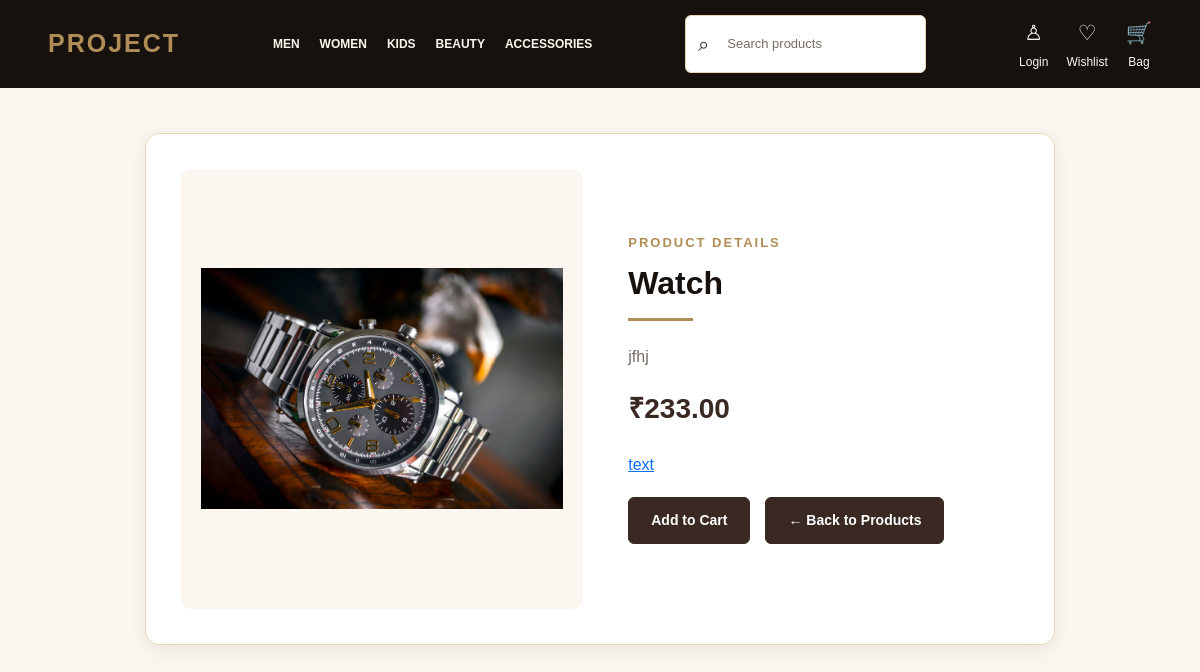
The page /product/14/ on the database its author committed.
### shopapp/models.py (models this page shows, shortened)
class Product(models.Model):
    seller=models.ForeignKey(CustomUser,on_delete=models.CASCADE)
    category=models.ForeignKey(Category,on_delete=models.CASCADE)
    name=models.CharField(max_length=100)
    description=models.TextField()
    price=models.DecimalField(max_digits=10,decimal_places=2)
    image=models.ImageField(upload_to='products/')
    stock=models.PositiveIntegerField(default=0)

### shopapp/views.py (the view)
# urls.py: path('product/<int:product_id>/',product_detail,name='product_detail'),
def product_detail(request, product_id):
    product = Product.objects.get(id=product_id)
    return render(request, 'product_detail.html', {
        'product': product
    })

### templates/product_detail.html (shortened to what this page needs)
{% extends 'base.html' %}
{% block content %}
<div class="product-detail">
    <div class="product-image">
        {% if product.image %}
            <img src="{{ product.image.url }}"
                 alt="{{ product.name }}">
        {% endif %}
    </div>
    <div class="product-info">
        <p class="product-label">PRODUCT DETAILS</p>
        <h1>{{ product.name }}</h1>
        <div class="gold-line"></div>
        <p class="description">
            {{ product.description }}
        </p>
        <h2 class="price">₹{{ product.price }}</h2>
        {% if product.wishlist_set.all %}
          <a href="{% url 'wishlist' product.id %}">text</a>
{% endif %}
       <div class="button-group">
    <form method="post" action="{% url 'add_to_cart' product.id %}">
        <button type="submit" class="cart-btn">
            Add to Cart
        </button>
    </form>
    <button type="button" class="back-btn" onclick="history.back()">
        ← Back to Products
    </button>
</div>
    </div>
</div>
{% endblock %}

### shopapp/static/styles.css (style rules this page uses)
* { margin: 0; padding: 0; box-sizing: border-box; }
body { background-color: #FBF7F0; color: #17110E; font-family: Arial, sans-serif; }
button, .btn { background-color: #3A2922; color: #FFFFFF; border: 1px solid #3A2922; border-radius: 6px; padding: 10px 18px; cursor: pointer; transition: 0.3s ease; }
h1, h2, h3 { color: #17110E; }
.price { color: #3A2922; font-weight: bold; }

### templates/product_detail.html (style rules this page uses)
.product-detail { display: flex; align-items: center; gap: 45px; max-width: 910px; margin: 45px auto; padding: 35px; background-color: #FFFFFF; border: 1px solid #E7D7B5; border-radius: 14px; box-shadow: 0 5px 20px rgba(23, 17, 14, 0.08); }
.product-image { width: 48%; min-width: 0; background-color: #FBF7F0; border-radius: 10px; padding: 20px; text-align: center; }
.product-image img { width: 100%; height: 400px; object-fit: contain; display: block; }
.product-info { flex: 1; min-width: 0; }
.product-label { color: #B08D57; font-size: 13px; font-weight: bold; letter-spacing: 2px; margin-bottom: 12px; }
.product-info h1 { color: #17110E; font-size: 32px; font-weight: bold; text-transform: capitalize; margin-bottom: 15px; }
.gold-line { width: 65px; height: 3px; background-color: #B08D57; margin-bottom: 22px; }
.product-info .description { color: #776B62; font-size: 16px; line-height: 1.8; margin-bottom: 20px; }
.product-info .price { color: #3A2922; font-size: 28px; font-weight: bold; margin: 20px 0 28px; }
.product-info button { padding: 12px 22px; background-color: #3A2922; color: #FFFFFF; border: 1px solid #3A2922; border-radius: 6px; font-size: 14px; font-weight: 600; cursor: pointer; transition: 0.3s ease; }
.button-group { display: flex; align-items: center; gap: 15px; margin-top: 20px; }
.button-group form { margin: 0; }
.button-group button { padding: 12px 22px; background-color: #3A2922; color: #FFFFFF; border: 1px solid #3A2922; border-radius: 6px; font-size: 14px; font-weight: 600; cursor: pointer; white-space: nowrap; transition: 0.3s ease; }

### rows shown on the page
Product: image (picture), name "Watch", description "jfhj", price "233.00"
